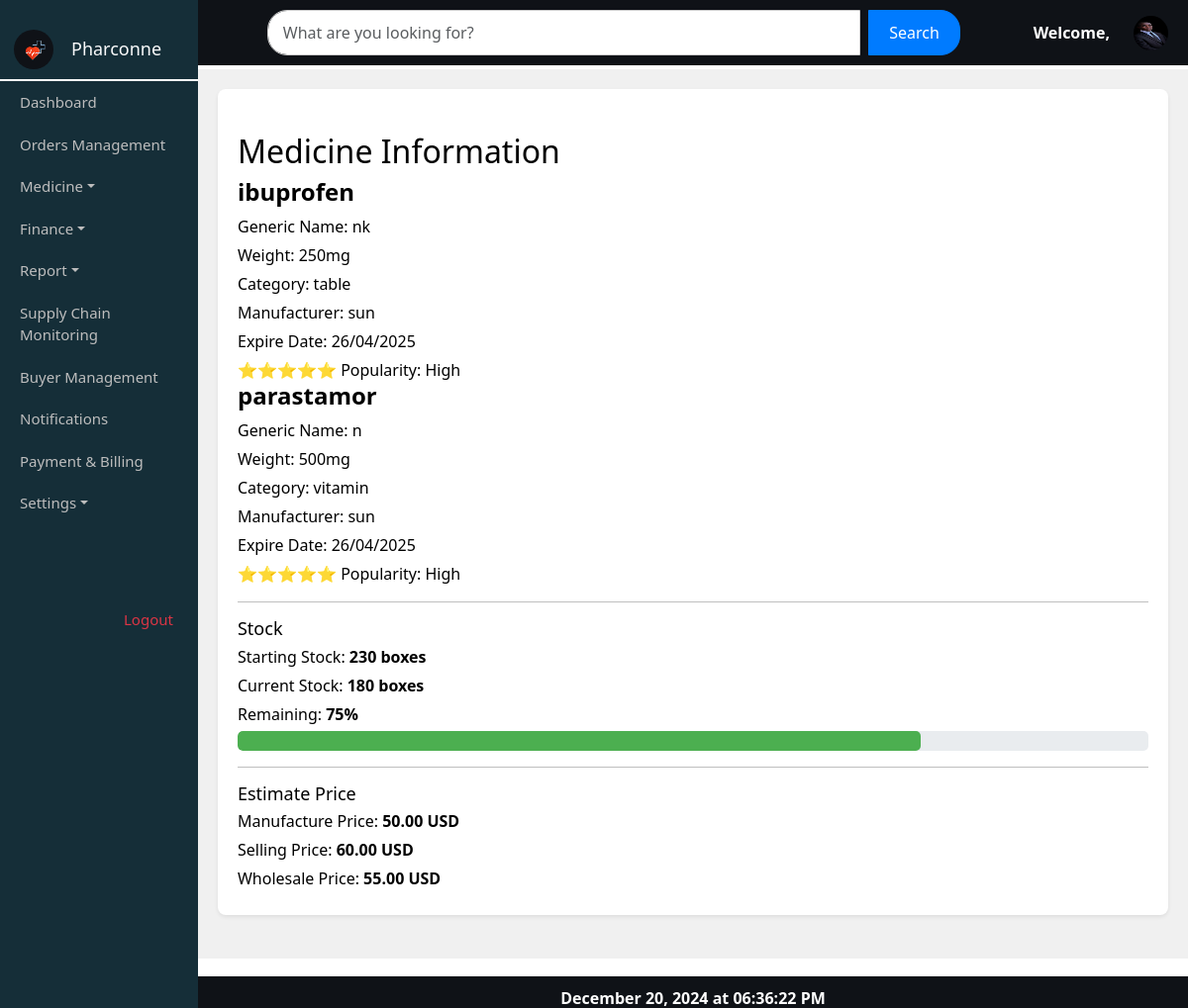
The app's page /medicinedetails/ with its own data.
### myapp/models.py (models this page shows, shortened)
class Pmedstock(models.Model):
    STATUS_CHOICES = [
        ('active', 'Active'),
        ('inactive', 'Inactive'),
    ]
    pharmacy = models.ForeignKey(Pharmacy, on_delete=models.CASCADE, related_name='addmedicine', null=True, blank=True)
    name = models.CharField(max_length=255)
    generic_name = models.CharField(max_length=255)
    sku = models.CharField(max_length=100, unique=True)
    weight = models.CharField(max_length=100)
    category = models.CharField(max_length=100)  # You can also use a ForeignKey if you have a Category model
    manufacturer = models.CharField(max_length=255)
    price = models.DecimalField(max_digits=10, decimal_places=2)
    manufacturer_price = models.DecimalField(max_digits=10, decimal_places=2)
    expire_date = models.DateField()
    stock = models.PositiveIntegerField()
    status = models.CharField(max_length=10, choices=STATUS_CHOICES)
    details = models.TextField()

### myapp/views.py (the view)
# urls.py: path('medicinedetails/', views.meddetails, name='medicinedetails'),
def meddetails(request):
    data = Pmedstock.objects.all()
    return render(request, 'myapp/medicinedetails.html', {
        'data': data
    })

### myapp/templates/myapp/medicinedetails.html (shortened to what this page needs)
{% extends 'myapp/userhome.html' %}
{% load static %}
{% block content %}
<div class="content-container">
    <div class="medicine-info-card shadow-sm mb-4">
        <div class="card-body">
            <h2 class="mt-4">Medicine Information</h2>
            <div class="medicine-details">
                {% for medicine in data %}
                    <div class="medicine-item">
                        <h3 class="medicine-name">{{ medicine.name }}</h3>
                        <p class="generic-name">Generic Name: {{ medicine.generic_name }}</p>
                        <p class="weight">Weight: {{ medicine.weight }}</p>
                        <p class="category">Category: {{ medicine.category }}</p>
                        <p class="manufacturer">Manufacturer: {{ medicine.manufacturer }}</p>
                        <p class="expire-date">Expire Date: {{ medicine.expire_date|date:"d/m/Y" }}</p>
                        <div class="rating">
                            <span>⭐⭐⭐⭐⭐</span>
                            <span class="popularity">Popularity: High</span>
                        </div>
                    </div>
                {% empty %}
                    <p>No medicines available.</p>
                {% endfor %}
            </div>
            <hr>
            <div class="stock-info">
                <h4>Stock</h4>
                <p>Starting Stock: <strong>230 boxes</strong></p>
                <p>Current Stock: <strong>180 boxes</strong></p>
                <p>Remaining: <strong>75%</strong></p>
                <div class="progress">
                    <div class="progress-bar" role="progressbar" style="width: 75%;" aria-valuenow="75" aria-valuemin="0" aria-valuemax="100"></div>
                </div>
            </div>
            <hr>
            <div class="price-info">
                <h4>Estimate Price</h4>
                <p>Manufacture Price: <strong>50.00 USD</strong></p>
                <p>Selling Price: <strong>60.00 USD</strong></p>
                <p>Wholesale Price: <strong>55.00 USD</strong></p>
            </div>
        </div>
    </div>
</div>
{% endblock %}

### myapp/static/myapp/css/pharmacy_list.css (style rules this page uses)
body { margin: 0; padding: 0; overflow: hidden; }
h4 { margin: 0; font-size: 18px; }
.content-container { position: absolute; top: 70px; left: 16.666%; right: 0; bottom: 50px; overflow-y: auto; padding: 20px; background-color: #f0f0f0; }

### myapp/templates/myapp/medicinedetails.html (style rules this page uses)
.medicine-info-card { background-color: #fff; border-radius: 8px; padding: 20px; }
.medicine-name { font-size: 24px; font-weight: bold; }
.medicine-details p, .stock-info p, .price-info p { margin: 5px 0; }
.progress { background-color: #e9ecef; border-radius: 5px; height: 20px; }
.progress-bar { background-color: #4caf50; height: 100%; border-radius: 5px; }

### records on screen
Pmedstock: name "ibuprofen", generic_name "nk", weight "250mg", category "table", manufacturer "sun", expire_date "26/04/2025"
Pmedstock: name "parastamor", generic_name "n", weight "500mg", category "vitamin", manufacturer "sun", expire_date "26/04/2025"
